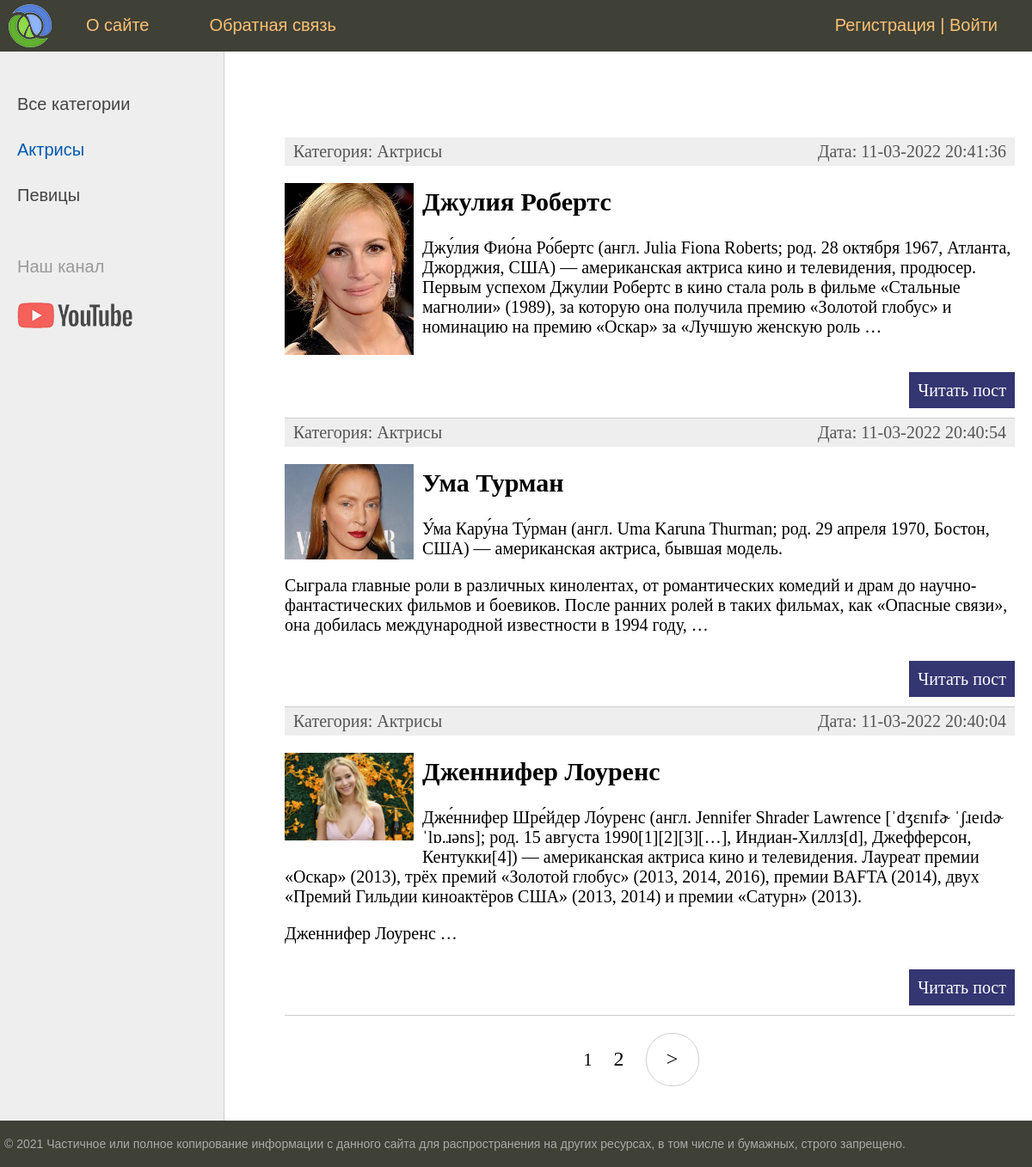
The app's page /category/actresses/ with its own data.
### women/models.py (models this page shows, shortened)
class Category(models.Model):
    name = models.CharField(
        max_length=100, db_index=True, verbose_name='Категория')
    slug = models.SlugField(max_length=255, unique=True,
                            db_index=True, verbose_name='URL')
    def __str__(self):
        return self.name
    def get_absolute_url(self):
        return reverse('category', kwargs={'cat_slug': self.slug})
    class Meta:
        verbose_name = 'Категория'
        verbose_name_plural = 'Категории'
        ordering = ['id']

class Women(models.Model):
    title = models.CharField(max_length=255, verbose_name='Заголовок')
    slug = models.SlugField(max_length=255, unique=True,
                            db_index=True, verbose_name='URL')
    content = models.TextField(blank=True, verbose_name='Текст статьи')
    photo = models.ImageField(
        upload_to="photos/%Y/%m/%d/", verbose_name='Фото')
    time_create = models.DateTimeField(
        auto_now_add=True, verbose_name='Время создания')
    time_update = models.DateTimeField(
        auto_now=True, verbose_name='Время изменения')
    is_published = models.BooleanField(default=True, verbose_name='Публикация')
    cat = models.ForeignKey(
        'Category', on_delete=models.PROTECT, verbose_name='Категория')
    def get_absolute_url(self):
        return reverse('post', kwargs={'post_slug': self.slug})
    class Meta:
        verbose_name = 'Известные женщины'
        verbose_name_plural = 'Известные женщины'
        ordering = ['-time_create', 'title']

### women/views.py (the view)
# urls.py: path('category/<slug:cat_slug>/', WomenCategory.as_view(), name='category'),
class WomenCategory(DataMixin, ListView):
    model = Women
    template_name = 'women/index.html'
    context_object_name = 'posts'
    allow_empty = False
    def get_context_data(self, *, object_list=None, **kwargs):
        context = super().get_context_data(**kwargs)
        c_def = self.get_user_context(
            title='Категория - ' + str(context['posts'][0].cat), cat_selected=context['posts'][0].cat_id)
        return dict(list(context.items()) + list(c_def.items()))
    def get_queryset(self):
        return Women.objects.filter(cat__slug=self.kwargs['cat_slug'], is_published=True).select_related('cat')

### women/utils.py (called while the page is built)
    def get_user_context(self, **kwargs):
        context = kwargs
        cats = Category.objects.annotate(Count('women'))
        user_menu = menu.copy()
        if not self.request.user.is_authenticated:
            user_menu.pop(1)
        context['menu'] = user_menu
        context['cats'] = cats
        if 'cat_selected' not in context:
            context['cat_selected'] = 0
        return context

### women/templates/women/index.html (shortened to what this page needs)
{% extends 'women/base.html' %} {% block content %}
<ul class="list-articles">
  {% for p in posts %}
  <li>
    <div class="article-panel">
      <p class="first">Категория: {{p.cat}}</p>
      <p class="last">Дата: {{p.time_update|date:"d-m-Y H:i:s"}}</p>
    </div>
    {% if p.photo %}
      <p><img class="img-article-left thumb" src="{{p.photo.url}}"</p>
    {% endif %}
    <h2>{{p.title}}</h2>
    {% autoescape on %} {{p.content|linebreaks|truncatewords:50}} {% endautoescape %}
    <p class="link-read-post">
      <a href="{{ p.get_absolute_url }}">Читать пост</a>
    </p>
  </li>
  {% endfor %}
</ul>
{% endblock %}

### women/templates/women/base.html (shortened to what this page needs)
{% load static %} {% load women_tags %}
<!DOCTYPE html>
<html>
  <head>
    <link
      type="text/css"
      href="{% static 'women/css/styles.css' %}"
      rel="stylesheet"
    />
  </head>
  <body>
    <table class="table-page" border="0" cellpadding="0" cellspacing="0">
      <tr>
        <td valign="top">
          {% block mainmenu %}
          <div class="header">
            <ul id="mainmenu" class="mainmenu">
              <li class="logo">
                <a href="{% url 'home' %}"><div class="logo"></div></a>
              </li>
              {% for m in menu %}
              <li><a href="{% url m.url_name %}">{{m.title}}</a></li>
              {% endfor %}
              <li class="last">
                {% if request.user.is_authenticated %}
                  <li class="last"> {{ user.username }} | <a href={% url 'logout' %}>Выйти</a></li>
                {% else %}
                <a href="{% url 'register' %}">Регистрация</a> |
                <a href="{% url 'login' %}">Войти</a>
                {% endif %}
              </li>
            </ul>
          </div>
          {% endblock mainmenu %}
          <table
            class="table-content"
            border="0"
            cellpadding="0"
            cellspacing="0"
          >
            <tr>
              <td valign="top" class="left-chapters">
                <ul id="leftchapters">
                  {% if cat_selected == 0 %}
                  <li class="selected">Все категории</li>
                  {% else %}
                  <li><a href="{% url 'home' %}">Все категории</a></li>
                  {% endif %} {% for c in cats %}
                  {% if c.women__count > 0 %}
                   {% if c.pk == cat_selected %}
                  <li class="selected">{{c.name}}</li>
                  {% else %}
                  <li><a href="{{ c.get_absolute_url }}">{{c.name}}</a></li>
                   {% endif %}
                   {% endif %}
                   {% endfor %}
                  <li class="share">
                    <p>Наш канал</p>
                    <a
                      class="share-yt"
                      href="https://www.youtube.com/channel/UClJzWfGWuGJL2t-3dYKcHTA/playlists"
                      target="_blank"
                      rel="nofollow"
                    ></a>
                  </li>
                </ul>
              </td>
              <td valign="top" class="content">
                <div class="content-text">
                  {% block content %} {% endblock %}
                  {% if page_obj.has_other_pages%}
                  <nav class="list-pages">
                    <ul>
                      {% for p in paginator.page_range %}
                      {% if page_obj.number == p %}
                       <li class="page_num page_num_selected">{{ p }}</li>
                      {% elif p >= page_obj.number|add:-2 and p <= page_obj.number|add:2 %}
                        <li class="page_num">
                          <a href="?page={{ p }}">{{ p }}</a>
                        </li>
                      {% endif %}
                      {% endfor %}
                       {% if page_obj.has_next %}
                      <li class="page-num">
                        <a href="?page={{ page_obj.next_page_number }}">&gt</a>
                      </li>
                      {% endif %}
                    </ul>
                  </nav>
                  {% endif %}
                </div>
              </td>
            </tr>
          </table>
        </td>
      </tr>
      <tr>
        <td valign="top">
          <div id="footer">
            <p>
              &copy; 2021 Частичное или полное копирование информации с данного
              сайта для распространения на других ресурсах, в том числе и
              бумажных, строго запрещено.
            </p>
          </div>
        </td>
      </tr>
    </table>
  </body>
</html>

### women/static/women/css/styles.css (style rules this page uses)
html, body { font-family: 'Arial'; margin: 0; padding: 0; height: 100%; width: 100%; color: #444; }
a { color: #0059b2; text-decoration: none; }
img { max-width: 600px; height: auto; }
img.img-article-left { max-width: 300px; height: auto; float: left; padding: 0 10px 10px 0; }
img.img-article-left.thumb { max-width: 150px; height: auto; }
p.link-read-post { text-align: right; }
p.link-read-post a { padding: 10px; min-width: 100px; background: #333671; color: #fff; text-decoration: none; }
div.article-panel { background: #eee; padding: 5px 10px 5px 10px; box-sizing: border-box; overflow: hidden; color: #555; }
div.article-panel p.first { margin: 0; float: left; }
div.article-panel p.last { margin: 0; float: right; }
ul.list-articles { list-style: none; margin: 0; padding: 0; }
ul.list-articles li { border-bottom: 1px solid #ccc; }
.table-page { width: 100%; height: 100%; vertical-align: top; }
.table-page tr { height: 100%; }
.header { background: #3F4137; height: 60px; }
.logo { background: url('../images/logo.png') no-repeat 10px 5px; width: 70px; height: 60px; }
ul.mainmenu { list-style: none; margin: 0; padding: 0; height: 60px; color: #fdc073; font-size: 20px; overflow: hidden; }
ul.mainmenu li { float: left; margin: 18px 40px 0 30px; }
ul.mainmenu li.logo { margin: 0; }
ul.mainmenu li.last { float: right; }
ul.mainmenu li a { color: #fdc073; text-decoration: none; }
.table-content { width: 100%; min-height: 100%; height: 100%; }
.left-chapters { margin: 0; background: #eee; border-right: 1px solid #ccc; min-height: 100%; }
.left-chapters ul { width: 230px; min-height: 100%; margin: 0; padding: 20px 10px 10px 20px; list-style: none; font-size: 20px; }
.left-chapters ul li { margin: 30px 0 0 0; color: #999; }
.left-chapters ul li.selected { color: #0059b2; }
.left-chapters ul li a { color: #444; text-decoration: none; }
.left-chapters ul li.share { margin: 60px 0 0 0; }
.left-chapters ul li.share p { margin: 30px 0 30px 0; }
.left-chapters ul li.share a { display: inline-block; width: 40px; height: 40px; margin: 0 20px 0 0; }
.left-chapters ul li.share a.share-yt { width: 100%; height: 30px; background: url('../images/share_yt.png') no-repeat 0 0 }
.content { padding: 40px 20px 20px 40px; width: 100%; box-sizing: border-box; }
.content-text { margin: 60px 0 0 30px; color: #000; font-size: 20px; font-family: Yandex Sans Display Light; }
#footer { box-sizing: border-box; background: #3F4137; padding: 5px; color: #aaa; font-size: 14px; font-family: Verdana, Geneva, Arial, Helvetica; text-align: left; overflow: hidden; }
.list-pages { text-align: center; margin: 0 0 20px 0; }
.list-pages ul { margin: 20px 0 0 0; padding: 0; list-style: none; }
.list-pages ul li { display: inline-block; margin: 0 20px 0 0; }
.list-pages a { color: #000; font-size: 24px; text-decoration: none; }
.list-pages .page-num, .page-num-selected { display: inline-block; width: 60px; height: 44px; padding: 16px 0 0 0; border: 1px solid #d0d0d0; border-radius: 30px; }

### records on screen
Category: name "Актрисы"
Category: name "Певицы"
Women: cat "Актрисы", time_update "11-03-2022 20:41:36", photo (picture), title "Джулия Робертс", content "Джу́лия Фио́на Ро́бертс (англ. Julia Fiona Roberts; род. 28 октября 1967, Атланта, Джорджия, США) — американская актриса кино и телевидения, продюсер. Первым успехом Джулии Робертс в кино стала роль в фильме «Стальные магнолии» (1989), за которую она получила премию «Золотой глобус» и номинацию на премию «Оскар» за «Лучшую женскую роль …"
Women: cat "Актрисы", time_update "11-03-2022 20:40:54", photo (picture), title "Ума Турман", content "У́ма Кару́на Ту́рман (англ. Uma Karuna Thurman; род. 29 апреля 1970, Бостон, США) — американская актриса, бывшая модель. Сыграла главные роли в различных кинолентах, от романтических комедий и драм до научно-фантастических фильмов и боевиков. После ранних ролей в таких фильмах, как «Опасные связи», она добилась международной известности в 1994 году, …"
Women: cat "Актрисы", time_update "11-03-2022 20:40:04", photo (picture), title "Дженнифер Лоуренс", content "Дже́ннифер Шре́йдер Ло́уренс (англ. Jennifer Shrader Lawrence [ˈdʒɛnɪfɚ ˈʃɹeɪdɚ ˈlɒ.ɹəns]; род. 15 августа 1990[1][2][3][…], Индиан-Хиллз[d], Джефферсон, Кентукки[4]) — американская актриса кино и телевидения. Лауреат премии «Оскар» (2013), трёх премий «Золотой глобус» (2013, 2014, 2016), премии BAFTA (2014), двух «Премий Гильдии киноактёров США» (2013, 2014) и премии «Сатурн» (2013). Дженнифер Лоуренс …"

### other values on screen
{{ m.title }} "О сайте" "Обратная связь"
{{ p }} "1"
{{ p }} "2"
